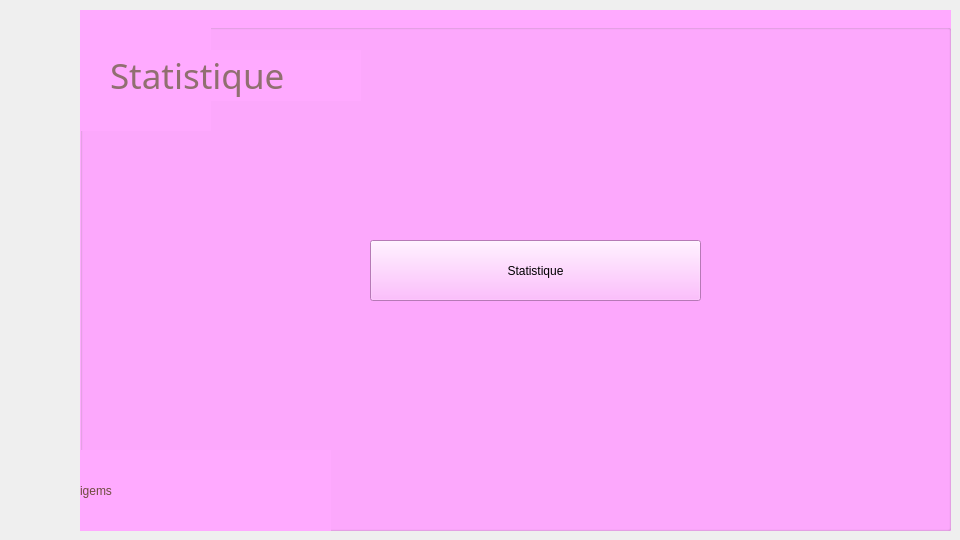
    <widget class="QWidget" name="tab_8">
     <attribute name="title">
      <string>Statistique</string>
     </attribute>
     <widget class="QGroupBox" name="groupBox_8">
      <property name="geometry">
       <rect>
        <x>80</x>
        <y>10</y>
        <width>871</width>
        <height>521</height>
       </rect>
      </property>
      <property name="styleSheet">
       <string notr="true">background-color: rgb(255, 170, 255);</string>
      </property>
      <property name="title">
       <string>Ajout</string>
      </property>
      <widget class="QLabel" name="label_48">
       <property name="geometry">
        <rect>
         <x>0</x>
         <y>0</y>
         <width>131</width>
         <height>121</height>
        </rect>
       </property>
       <property name="styleSheet">
        <string notr="true">selection-background-color: rgb(221, 216, 208);</string>
       </property>
       <property name="text">
        <string/>
       </property>
       <property name="pixmap">
        <pixmap>../jo/image_2023-09-18_224051649-removebg-preview.png</pixmap>
       </property>
       <property name="scaledContents">
        <bool>true</bool>
       </property>
      </widget>
      <widget class="QLabel" name="label_49">
       <property name="geometry">
        <rect>
         <x>30</x>
         <y>40</y>
         <width>251</width>
         <height>51</height>
        </rect>
       </property>
       <property name="font">
        <font>
         <family>DIN Round Pro</family>
         <pointsize>26</pointsize>
         <weight>9</weight>
         <italic>false</italic>
         <bold>false</bold>
        </font>
       </property>
       <property name="styleSheet">
        <string notr="true">
font: 75 26pt &quot;DIN Round Pro&quot;;
color: rgb(144, 111, 112);</string>
       </property>
       <property name="text">
        <string>Statistique</string>
       </property>
      </widget>
      <widget class="QLabel" name="label_50">
       <property name="geometry">
        <rect>
         <x>0</x>
         <y>440</y>
         <width>251</width>
         <height>81</height>
        </rect>
       </property>
       <property name="styleSheet">
        <string notr="true">font: 14pt &quot;Amsterdam Three Slant&quot;;
color: rgb(110, 76, 62);</string>
       </property>
       <property name="text">
        <string>igems</string>
       </property>
      </widget>
      <widget class="QPushButton" name="displayCharts">
       <property name="geometry">
        <rect>
         <x>290</x>
         <y>230</y>
         <width>331</width>
         <height>61</height>
        </rect>
       </property>
       <property name="text">
        <string>Statistique</string>
       </property>
      </widget>
     </widget>
    </widget>
